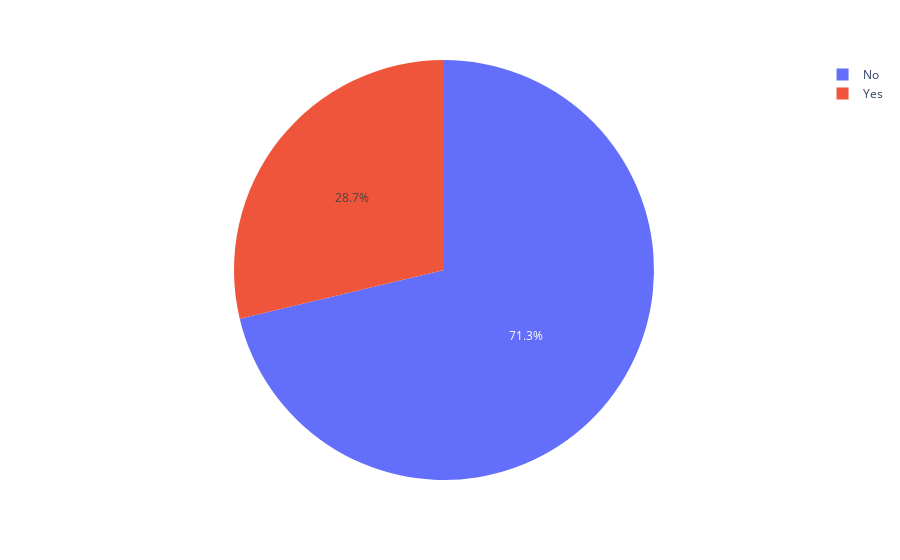

Notebook code for this chart:
### Code cell
fig = px.pie(df, names='in person?')
fig

### Figure 1 — Plotly figure (JSON) as saved in the notebook; plotly's stock layout.template omitted (floating-point values rounded to 4 significant figures)
{"data": [{"domain": {"x": [0, 1], "y": [0, 1]}, "hovertemplate": "in person?=%{label}<extra></extra>", "labels": ["No", "Yes", "No", "Yes", "Yes", "Yes", "Yes", "Yes", "No", "Yes", "No", "No", "No", "Yes", "No", "No", "No", "No", "No", "No", "No", "No", "Yes", "Yes", "No", "No", "No", "No", "No", "No", "No", "No", "No", "No", "No", "Yes", "No", "Yes", "Yes", "No", "No", "Yes", "No", "No", "No", "No", "No", "No", "No", "Yes", "Yes", "No", "No", "Yes", "No", "No", "No", "No", "No", "No", "No", "Yes", "No", "Yes", "No", "Yes", "No", "No", "No", "No", "No", "No", "Yes", "Yes", "Yes", "No", "No", "No", "No", "No", "No", "No", "No", "No", "Yes", "Yes", "Yes", "No", "No", "No", "No", "No", "No", "Yes"], "legendgroup": "", "name": "", "showlegend": true, "type": "pie"}], "layout": {"legend": {"tracegroupgap": 0}, "margin": {"t": 60}}}
